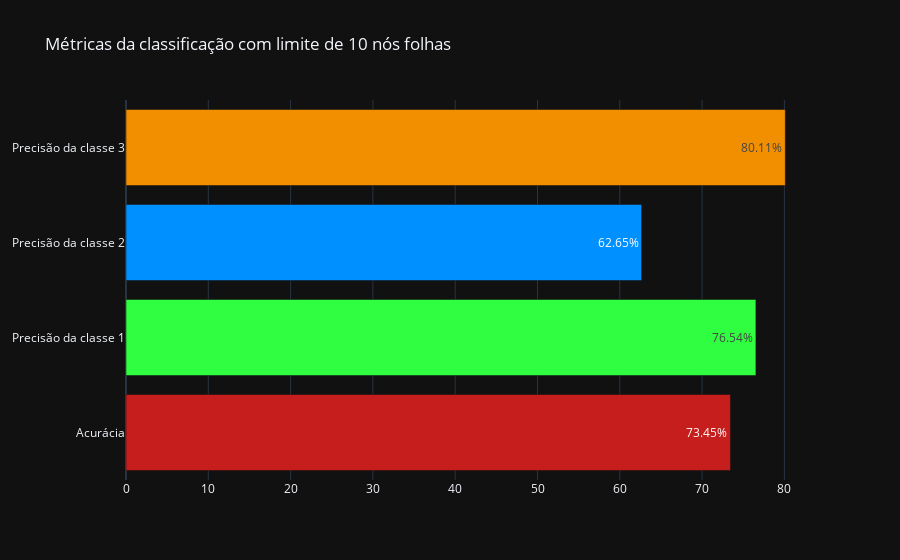

Write notebook code for a chart like this one.
### Code cell
cm = confusion_matrix(y_test, y_pred)

tc1 = cm[0][0]
fc1 = cm[0][1]+cm[0][2]

tc2 = cm[1][1]
fc2 = cm[1][0]+cm[1][2]

tc3 = cm[2][2]
fc3 = cm[2][0]+cm[2][1]

accuracy = (tc1+tc2+tc3)/(tc1+fc1+tc2+fc2+tc3+fc3)
precisionc1 = (tc1)/(tc1+fc1)
precisionc2 = (tc2)/(tc2+fc2)
precisionc3 = (tc3)/(tc3+fc3)

fig = go.Figure()
labels = ['Acurácia', 'Precisão da classe 1', 
          'Precisão da classe 2', 'Precisão da classe 3']
values = ['%.2f'%(accuracy*100), '%.2f'%(precisionc1*100),
         '%.2f'%(precisionc2*100), '%.2f'%(precisionc3*100)]
colors = ['#C61D1D', '#30FF41', '#0090FF', '#F18F01']
fig.add_trace(
    go.Bar(y=labels, x=values, orientation='h', 
           text=['%.2f%%'%(float(x)) for x in values], 
           marker_color=colors,
           textposition='inside')
)


fig.update_layout(
    template='plotly_dark',
    title='Métricas da classificação com limite de 10 nós folhas',
)
# offline.plot(fig, image_filename='metrics-random-forest100-fam', image='png')
offline.iplot(fig)

### Figure 1 — Plotly figure (JSON) as saved in the notebook; plotly's stock layout.template omitted (floating-point values rounded to 4 significant figures)
{"data": [{"marker": {"color": ["#C61D1D", "#30FF41", "#0090FF", "#F18F01"]}, "orientation": "h", "text": ["73.45%", "76.54%", "62.65%", "80.11%"], "textposition": "inside", "type": "bar", "x": ["73.45", "76.54", "62.65", "80.11"], "y": ["Acurácia", "Precisão da classe 1", "Precisão da classe 2", "Precisão da classe 3"]}], "layout": {"title": {"text": "Métricas da classificação com limite de 10 nós folhas"}}}
